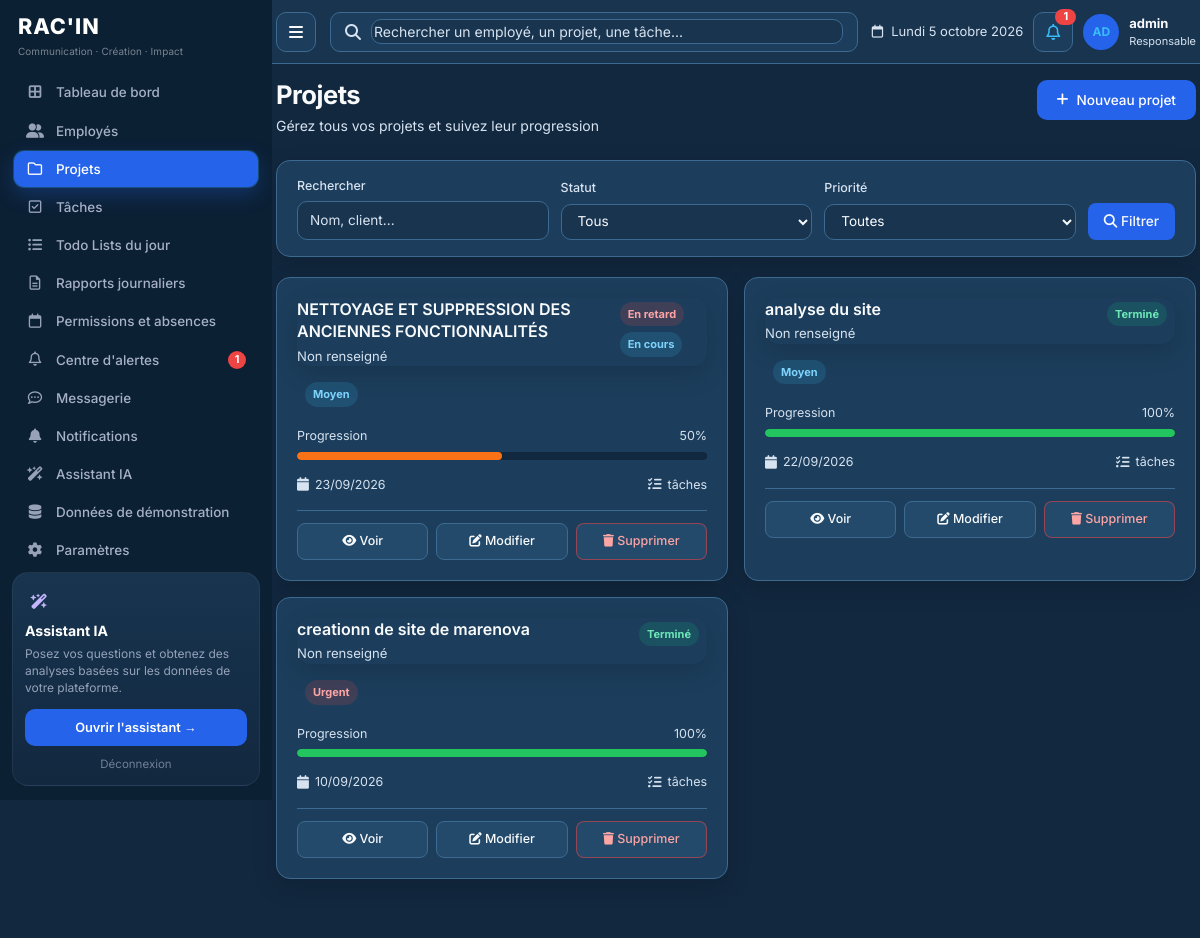
Before: /projects/ (signed in) with the older database file.
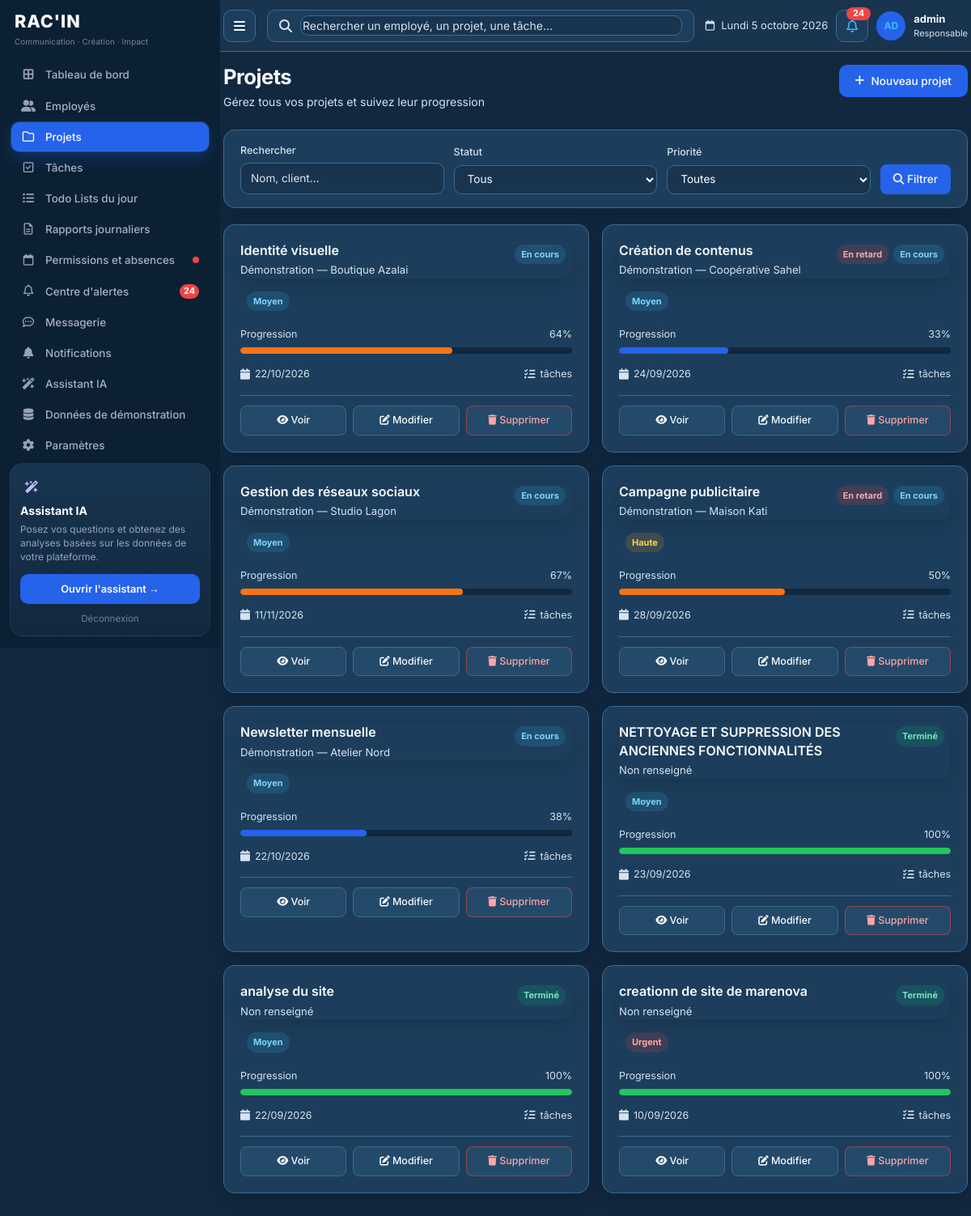
After: the same page with the newer database file.
### authentication/models.py (models this page shows, shortened)
class User(AbstractUser):
    ROLE_CHOICES = [
        ('admin', _('Administrateur')),
        ('employee', _('Employé')),
    ]
    GENDER_CHOICES = [
        ('M', _('Homme')),
        ('F', _('Femme')),
        ('O', _('Autre')),
    ]
    role = models.CharField(
        max_length=20,
        choices=ROLE_CHOICES,
        default='employee',
        verbose_name=_('Rôle')
    )
    photo = models.ImageField(
        upload_to='profile_photos/',
        blank=True,
        null=True,
        verbose_name=_('Photo de profil')
    )
    phone = models.CharField(
        max_length=20,
        blank=True,
        verbose_name=_('Téléphone')
    )
    birth_date = models.DateField(
        blank=True,
        null=True,
        verbose_name=_('Date de naissance')
    )
    gender = models.CharField(
        max_length=1,
        choices=GENDER_CHOICES,
        blank=True,
        null=True,
        verbose_name=_('Genre')
    )
    address = models.TextField(
        blank=True,
        verbose_name=_('Adresse')
    )
    bio = models.TextField(
        blank=True,
        verbose_name=_('Bio')
    )
    is_demo = models.BooleanField(
        default=False,
        verbose_name=_('Donnée de démonstration'),
        help_text=_("Compte créé par le générateur. Il ne représente pas un employé réel."),
    )
    class Meta:
        verbose_name = _('Utilisateur')
        verbose_name_plural = _('Utilisateurs')
    def is_admin(self):
        return self.role == 'admin'

### projects/models.py (models this page shows, shortened)
class Project(models.Model):
    STATUS_CHOICES = [
        ('planning', _('Planification')),
        ('in_progress', _('En cours')),
        ('on_hold', _('En pause')),
        ('completed', _('Terminé')),
        ('cancelled', _('Annulé')),
    ]
    PRIORITY_CHOICES = [
        ('low', _('Faible')),
        ('medium', _('Moyen')),
        ('high', _('Haute')),
        ('urgent', _('Urgent')),
    ]
    name = models.CharField(
        max_length=200,
        verbose_name=_('Nom du projet')
    )
    description = models.TextField(
        blank=True,
        verbose_name=_('Description')
    )
    client = models.CharField(
        max_length=200,
        verbose_name=_('Client')
    )
    start_date = models.DateField(
        verbose_name=_('Date de début')
    )
    end_date = models.DateField(
        verbose_name=_('Date de fin')
    )
    status = models.CharField(
        max_length=20,
        choices=STATUS_CHOICES,
        default='planning',
        verbose_name=_('Statut')
    )
    priority = models.CharField(
        max_length=20,
        choices=PRIORITY_CHOICES,
        default='medium',
        verbose_name=_('Priorité')
    )
    progress = models.IntegerField(
        default=0,
        validators=[MinValueValidator(0), MaxValueValidator(100)],
        verbose_name=_('Progression (%)')
    )
    budget = models.DecimalField(
        max_digits=12,
        decimal_places=2,
        blank=True,
        null=True,
        verbose_name=_('Budget')
    )
    assigned_employees = models.ManyToManyField(
        Employee,
        related_name='projects',
        blank=True,
        verbose_name=_('Employés assignés')
    )
    is_demo = models.BooleanField(
        default=False,
        verbose_name=_('Donnée de démonstration'),
        help_text=_("Projet créé par le générateur. Il ne représente pas un projet réel."),
    )
    created_at = models.DateTimeField(
        auto_now_add=True,
        verbose_name=_('Créé le')
    )
    updated_at = models.DateTimeField(
        auto_now=True,
        verbose_name=_('Mis à jour le')
    )
    class Meta:
        verbose_name = _('Projet')
        verbose_name_plural = _('Projets')
        ordering = ['-created_at']
    ICON_COLORS = (
        '#F97316', '#8B5CF6', '#14B8A6', '#0F172A', '#EC4899',
        '#2563EB', '#22C55E', '#EAB308', '#EF4444', '#06B6D4',
    )
    @property
    def is_overdue(self):
        from django.utils import timezone
        return self.end_date < timezone.now().date() and self.status != 'completed'

### projects/views.py (the view)
# urls.py: path('', views.project_list, name='list'),
@login_required
def project_list(request):
    from projects.progress import link_employee_tasks, sync_queryset
    if not request.user.is_admin():
        employee = _employee_or_none(request.user)
        if employee:
            link_employee_tasks(employee)
    base_qs = _visible_projects(request)
    sync_queryset(base_qs)
    if not request.user.is_admin():
        return _employee_project_list(request, _visible_projects(request))
    projects = base_qs
    search_query = request.GET.get('search', '')
    status_filter = request.GET.get('status', '')
    priority_filter = request.GET.get('priority', '')
    if search_query:
        projects = projects.filter(
            Q(name__icontains=search_query) |
            Q(client__icontains=search_query) |
            Q(description__icontains=search_query)
        )
    if status_filter == 'late':
        projects = projects.filter(end_date__lt=timezone.now().date()).exclude(
            status__in=['completed', 'cancelled']
        )
    elif status_filter:
        projects = projects.filter(status=status_filter)
    if priority_filter:
        projects = projects.filter(priority=priority_filter)
    form = ProjectSearchForm(initial={
        'search': search_query,
        'status': status_filter,
        'priority': priority_filter
    })
    return render(request, 'projects/project_list.html', {
        'projects': projects,
        'form': form,
        'search_query': search_query,
    })

### templates/projects/project_list.html (shortened to what this page needs)
{% extends 'base.html' %}
{% block content %}
<div class="projects-page">
    <div class="projects-header">
        <div>
            <h1 class="projects-title">Projets</h1>
            <p class="projects-subtitle">Gérez tous vos projets et suivez leur progression</p>
        </div>
        <div class="projects-header-actions">
            <a href="{% url 'projects:create' %}" class="btn-add-project">
                <i class="fas fa-plus"></i>
                Nouveau projet
            </a>
        </div>
    </div>
    <div class="filters-card">
        <form method="get" class="filters-form">
            <div class="filter-group">
                <label>Rechercher</label>
                <input type="text" name="search" value="{{ request.GET.search }}" placeholder="Nom, client...">
            </div>
            <div class="filter-group">
                <label>Statut</label>
                <select name="status">
                    <option value="">Tous</option>
                </select>
            </div>
            <div class="filter-group">
                <label>Priorité</label>
                <select name="priority">
                    <option value="">Toutes</option>
                </select>
            </div>
            <button type="submit" class="btn-filter">
                <i class="fas fa-search"></i> Filtrer
            </button>
        </form>
    </div>
    {% if projects %}
    <div class="projects-grid">
        {% for project in projects %}
        <div class="project-card">
            <div class="project-card-header">
                <div>
                    <h3 class="project-name">{{ project.name }}</h3>
                    <p class="project-client">{{ project.client|default:"—" }}</p>
                </div>
                <div class="project-badges">
                    {% if project.is_overdue %}
                        <span class="project-badge overdue">En retard</span>
                    {% endif %}
                    <span class="project-badge {{ project.status }}">{{ project.get_status_display }}</span>
                </div>
            </div>
            <div class="project-badges" style="margin-bottom: 12px;">
                <span class="project-badge {{ project.priority }}">{{ project.get_priority_display }}</span>
            </div>
            <div class="project-progress">
                <div class="progress-label">
                    <span>Progression</span>
                    <span>{{ project.progress }}%</span>
                </div>
                <div class="progress-bar-container">
                    <div class="progress-bar-fill {% if project.progress >= 80 %}completed{% elif project.progress >= 50 %}high{% endif %}" style="width: {{ project.progress }}%"></div>
                </div>
            </div>
            <div class="project-meta">
                <div class="project-meta-item">
                    <i class="fas fa-calendar"></i>
                    <span>{{ project.end_date|date:"d/m/Y" }}</span>
                </div>
                <div class="project-meta-item">
                    <i class="fas fa-tasks"></i>
                    <span>{{ project.task_set.count }} tâches</span>
                </div>
            </div>
            <div class="project-actions">
                <a href="{% url 'projects:detail' project.pk %}" class="project-action-btn view">
                    <i class="fas fa-eye"></i> Voir
                </a>
                <a href="{% url 'projects:update' project.pk %}" class="project-action-btn edit">
                    <i class="fas fa-edit"></i> Modifier
                </a>
                <a href="{% url 'projects:delete' project.pk %}" class="project-action-btn delete">
                    <i class="fas fa-trash"></i> Supprimer
                </a>
            </div>
        </div>
        {% endfor %}
    </div>
    {% endif %}
</div>
{% endblock %}

### templates/base.html (shortened to what this page needs)
{% load static %}
<!DOCTYPE html>
<html lang="fr">
<head>
    <link href="https://cdn.jsdelivr.net/npm/bootstrap@5.3.0/dist/css/bootstrap.min.css" rel="stylesheet">
    <link href="https://cdnjs.cloudflare.com/ajax/libs/font-awesome/6.4.0/css/all.min.css" rel="stylesheet">
    <link rel="stylesheet" href="{% static 'css/platform.css' %}?v=3">
</head>
<body class="{% block body_class %}{% endblock %}">
    {% if user.is_authenticated %}
    <div class="container-fluid">
        <div class="row app-row">
            <div class="sidebar sidebar-racin p-0">
                <div class="racin-brand">
                    <div class="racin-logo">RAC'IN</div>
                    <div class="racin-tag">Communication · Création · Impact</div>
                </div>
                <nav class="sidebar-nav nav flex-column">
                    {% if user.is_admin %}
                    <a class="nav-link {% if request.resolver_match.url_name == 'home' and request.resolver_match.namespace == 'dashboard' %}active{% endif %}" href="{% url 'dashboard:home' %}">
                        <i class="fas fa-border-all"></i> Tableau de bord
                    </a>
                    <a class="nav-link {% if request.resolver_match.namespace == 'employees' %}active{% endif %}" href="{% url 'employees:list' %}">
                        <i class="fas fa-user-friends"></i> Employés
                    </a>
                    <a class="nav-link {% if request.resolver_match.namespace == 'projects' %}active{% endif %}" href="{% url 'projects:list' %}">
                        <i class="far fa-folder"></i> Projets
                    </a>
                    <a class="nav-link {% if request.resolver_match.namespace == 'tasks' and request.resolver_match.url_name != 'daily' %}active{% endif %}" href="{% url 'tasks:list' %}">
                        <i class="far fa-check-square"></i> Tâches
                    </a>
                    <a class="nav-link {% if request.resolver_match.namespace == 'tasks' and request.resolver_match.url_name == 'daily' %}active{% endif %}" href="{% url 'tasks:daily' %}">
                        <i class="fas fa-list-ul"></i> Todo Lists du jour
                    </a>
                    <a class="nav-link {% if request.resolver_match.namespace == 'reports' %}active{% endif %}" href="{% url 'reports:list' %}">
                        <i class="far fa-file-alt"></i> Rapports journaliers
                    </a>
                    <a class="nav-link {% if request.resolver_match.namespace == 'permissions' %}active{% endif %}" href="{% url 'permissions:list' %}">
                        <i class="far fa-calendar"></i> Permissions et absences
                        {% if sidebar_pending_permissions %}<span class="racin-dot"></span>{% endif %}
                    </a>
                    <a class="nav-link {% if request.resolver_match.url_name == 'delay_detection' %}active{% endif %}" href="{% url 'decision_ai:delay_detection' %}">
                        <i class="far fa-bell"></i> Centre d'alertes
                        {% if sidebar_unread_messages %}<span class="racin-badge">{{ sidebar_unread_messages }}</span>{% endif %}
                    </a>
                    <a class="nav-link {% if request.resolver_match.namespace == 'messaging' %}active{% endif %}" href="{% url 'messaging:inbox' %}">
                        <i class="far fa-comment-dots"></i> Messagerie
                    </a>
                    <a class="nav-link {% if request.resolver_match.namespace == 'notifications' %}active{% endif %}" href="{% url 'notifications:list' %}">
                        <i class="fas fa-bell"></i> Notifications
                    </a>
                    <a class="nav-link {% if request.resolver_match.url_name == 'assistant' %}active{% endif %}" href="{% url 'decision_ai:assistant' %}">
                        <i class="fas fa-wand-magic-sparkles"></i> Assistant IA
                    </a>
                    <a class="nav-link {% if request.resolver_match.url_name == 'demo_data' %}active{% endif %}" href="{% url 'employees:demo_data' %}">
                        <i class="fas fa-database"></i> Données de démonstration
                    </a>
                    <a class="nav-link {% if request.resolver_match.namespace == 'authentication' and request.resolver_match.url_name != 'logout' %}active{% endif %}" href="{% url 'authentication:profile' %}">
                        <i class="fas fa-cog"></i> Paramètres
                    </a>
                    {% endif %}
                </nav>
                {% if user.is_admin %}
                {% block sidebar_card %}
                <div class="racin-ai">
                    <div class="racin-ai-icon"><i class="fas fa-wand-magic-sparkles"></i></div>
                    <h6>Assistant IA</h6>
                    <p>Posez vos questions et obtenez des analyses basées sur les données de votre plateforme.</p>
                    <a class="racin-ai-btn" href="{% url 'decision_ai:assistant' %}">Ouvrir l'assistant →</a>
                    <a class="racin-logout" href="{% url 'authentication:logout' %}">Déconnexion</a>
                </div>
                {% endblock %}
                {% endif %}
            </div>
            <div class="racin-content">
                <header class="app-header">
                    <button class="app-icon-btn" type="button" id="app-menu" aria-label="Menu"><i class="fas fa-bars"></i></button>
                    <form class="app-search" method="get" action="{% url 'dashboard:search' %}">
                        <i class="fas fa-search"></i>
                        <input type="search" name="q" placeholder="{% if user.is_admin %}Rechercher un employé, un projet, une tâche...{% else %}Rechercher un projet, une tâche...{% endif %}" aria-label="Recherche">
                    </form>
                    <div class="app-tools">
                        <div class="app-date"><i class="far fa-calendar"></i> {{ header_date_label }}</div>
                        <a class="app-icon-btn" href="{% url 'notifications:list' %}" aria-label="Notifications">
                            <i class="far fa-bell"></i>
                            {% if sidebar_unread_messages %}<span class="app-badge">{{ sidebar_unread_messages }}</span>{% endif %}
                        </a>
                        <a class="app-user" href="{% url 'authentication:profile' %}">
                            <span class="app-avatar">{{ header_initials }}</span>
                            <span><strong>{{ header_name }}</strong><span>{{ header_role }}</span></span>
                        </a>
                    </div>
                </header>
    {% endif %}
                {% block content %}{% endblock %}
    {% if user.is_authenticated %}
            </div>
        </div>
    </div>
    {% else %}
    </div>
    {% endif %}
</body>
</html>

Changed rows visible on the page:
added Project: name "Identité visuelle", client "Démonstration — Boutique Azalai", status "En cours", priority "Moyen", progress "64", end_date "22/10/2026"
added Project: name "Création de contenus", client "Démonstration — Coopérative Sahel", shows "En retard", status "En cours", priority "Moyen", progress "33", end_date "24/09/2026"
added Project: name "Gestion des réseaux sociaux", client "Démonstration — Studio Lagon", status "En cours", priority "Moyen", progress "67", end_date "11/11/2026"
added Project: name "Campagne publicitaire", client "Démonstration — Maison Kati", shows "En retard", status "En cours", priority "Haute", progress "50", end_date "28/09/2026"
added Project: name "Newsletter mensuelle", client "Démonstration — Atelier Nord", status "En cours", priority "Moyen", progress "38", end_date "22/10/2026"
changed Project "NETTOYAGE ET SUPPRESSION DES ANCIENNES FONCTIONNALITÉS": status "En cours" → "Terminé"; progress "50" → "100"; no longer shows "En retard"
Other visible differences:
{{ sidebar_unread_messages }}: "1" → "24"
